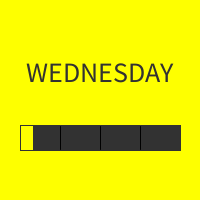
Frame 1 (no input)
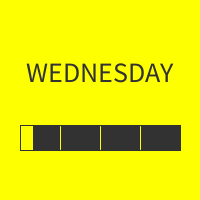
Frame 60 (the mouse pressed at the canvas centre just before this capture)
Frame 120 (the mouse held since frame 60 and released just before this capture): identical to frame 60, image omitted

The Processing sketch that drew these frames (run headless with seeded random() and noise(); from frame 60 on, the mouse is pressed at the canvas centre):

// Processing sketch: processing_136475
// ── processing_136475.pde

//import java.util.GregorianCalendar;
//import java.util.Calendar;
//import java.util.Date;
int xc,yc;

float xtoday, xyester, xtom, xafter, xbefore;

String days, yester, tom, after, before;
int i;
int framesday;
float daywidth;
float dayangle;
int weekday, weekdayadd;
color daycolor, yestercolor,stroke1,stroke2,stroke3;
int fade;
float alpha,alpha1,alpha2;

void setup() {
  size(200,200);
  xc=width/2;
  yc=72;
  daywidth = 160;
  fade = 0;
  //GregorianCalendar gcal = new GregorianCalendar();
  //weekday = gcal.get(Calendar.DAY_OF_WEEK);
  weekday = day() % 7 - 1;
  weekdayadd=weekday;
  alpha=255;
  alpha1=255;
  alpha2=0;
  stroke1=daycolor;
  stroke2=daycolor;
  stroke3=daycolor;
  
  framesday = 2592000; //2592000
  i = 0;
  frameRate(30);

  background(50);
  
}

void draw() {    
  //GregorianCalendar gcal = new GregorianCalendar();
  //weekday = gcal.get(Calendar.DAY_OF_WEEK);
  weekday = day() % 7 - 1;
  if (weekdayadd != weekday) {
    i++;
    i=i % 2;
  }
  
  float s;
  s = map(second(), 0, 60, 0, daywidth);
  float m;
  m = map(minute() + norm(second(), 0, 60), 0, 60, 0, (daywidth));
  float h;
  h = map(hour() + norm(minute(), 0, 60) + norm(second(), 0, 3600), 0, 24, 0, (daywidth));
  float hours;
  hours = map(hour() + norm(minute(), 0, 60) + norm(second(), 0, 3600), 0, 24, 0, TWO_PI) - HALF_PI;

  if (h < 40) {
    stroke1 = daycolor;
    stroke2 = daycolor;
    stroke3 = daycolor;
  }
  else if (h < 80) {
    stroke1 = 50;
    stroke2 = daycolor;
    stroke3 = daycolor;
  }
  else if (h<120) {
    stroke1 = 50;
    stroke2 = 50;
    stroke3 = daycolor;
  }
  else {
    stroke1 = 50;
    stroke2 = 50;
    stroke3 = 50;
  }
  
  //println(h);
  
  switch (weekday) {
    case 1:
      days = "SUNDAY";
      yester = "SATURDAY";
      tom = "MONDAY";
      after = "TUESDAY";
      before = "FRIDAY";
      daycolor = #990EC4;
      yestercolor = #5A21B7;
      break;
    case 2:     
      days = "MONDAY";
      yester = "SUNDAY";
      tom = "TUESDAY";
      after = "WEDNESDAY";
      before = "SATURDAY";
      daycolor = #FF0000;
      yestercolor = #990EC4;
      break;
    case 3:
      days = "TUESDAY";
      yester = "MONDAY";
      tom = "WEDNESDAY";
      after = "THURSDAY";
      before = "SUNDAY";
      daycolor = #FF6F00;
      yestercolor = #FF0000;
      break;
    case 4:
      days = "WEDNESDAY";
      yester = "TUESDAY";
      tom = "THURSDAY";
      after = "FRIDAY";
      before = "MONDAY";
      daycolor = #FEFF00;
      yestercolor = #FF6F00;
      break;
    case 5:
      days = "THURSDAY";
      yester = "WEDNESDAY";
      tom = "FRIDAY";
      after = "SATURDAY";
      before = "TUESDAY";
      daycolor = #04B202;
      yestercolor = #FEFF00;
      break;
    case 6:
      days = "FRIDAY";
      yester = "THURSDAY";
      tom = "SATURDAY";
      after = "SUNDAY";
      before = "WEDNESDAY";
      daycolor = #0C5DCB;
      yestercolor =#04B202;
      break;
    case 7:
      days = "SATURDAY";
      yester = "FRIDAY";
      tom = "SUNDAY";
      after = "MONDAY";
      before = "THURSDAY";
      daycolor = #5A21B7;
      yestercolor =#0C5DCB;
      break;
  }   
  
  //if (s==0) {
  if (weekdayadd != weekday) {
    fade = 1;
    fill(yestercolor);
    rect(0,0,200,200);
    fill(50);
    stroke(50);
    textSize(28);
    textAlign(CENTER,CENTER);
    text(yester,xc,yc);
    //fill(yestercolor);
    noFill();
    rect(20,125,160,25);
    fill(yestercolor);
    //rect(20,125,h,25);
    stroke(50,alpha);
    line(60,126,60,149);
    stroke(50,alpha); 
    line(100,126,100,149);
    stroke(50,alpha);
    line(140,126,140,149);    
  }
  
  else if (fade == 1) {  
  
    alpha1--;
    alpha = alpha1;
    background(daycolor);
    fill(yestercolor,alpha);
    rect(0,0,200,200);   
    fill(50,alpha);
    stroke(50,alpha);
    textSize(28);
    textAlign(CENTER,CENTER);
    text(yester,xc,yc);
    //fill(yestercolor);
    noFill();
    rect(20,125,160,25);
    fill(yestercolor);
    //rect(20,125,h,25);
    stroke(50,alpha);
    line(60,126,60,149);
    stroke(50,alpha); 
    line(100,126,100,149);
    stroke(50,alpha);
    line(140,126,140,149);    
    if (alpha == 0) {
      fade = 2;
    }
    
  }
  else if (fade == 2) {
    alpha2++;
    alpha = alpha2;
    background(daycolor);
    fill(175,alpha);
    fill(50,alpha);
    stroke(50,alpha);
    textSize(28);
    textAlign(CENTER,CENTER);
    text(days,xc,yc);
    fill(50,alpha);
    rect(20,125,160,25);
    fill(daycolor,alpha);
    rect(20,125,h,25);
    stroke(stroke1,alpha);
    line(60,126,60,149);
    stroke(stroke2,alpha); 
    line(100,126,100,149);
    stroke(stroke3,alpha);
    line(140,126,140,149);    
    if (alpha == 255) {
      fade = 0;
      alpha1 = 255;
      alpha2 = 0;
    }
    
  }
  else {
  background(daycolor);
  
  fill(50);
  stroke(50);
  textSize(28);
  textAlign(CENTER,CENTER);
  text(days,xc,yc);
  fill(50);
  rect(20,125,160,25);
  fill(daycolor);
  rect(20,125,h,25);
  stroke(stroke1,alpha);
  line(60,126,60,149);
  stroke(stroke2,alpha); 
  line(100,126,100,149);
  stroke(stroke3,alpha);
  line(140,126,140,149);
  }
  
  //println(fade);
  weekdayadd=weekday;  
}
